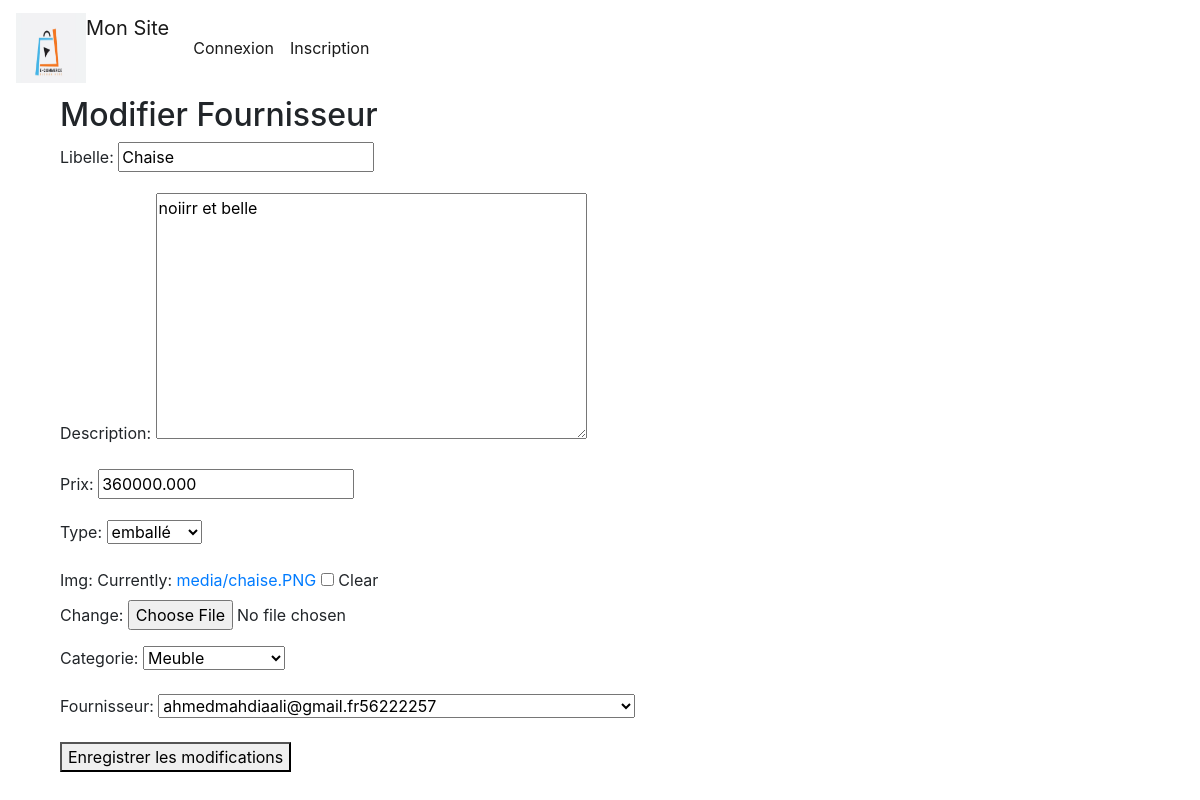
Screenshot of /magasin/produit/14/update/ with the database file from the repository.
### magasin/models.py (models this page shows, shortened)
class Produit(models.Model):
    TYPE_CHOICES=[('fr','Frais'), ('cs', 'Conserve'),('em', 'emballé')]
    libelle=models.CharField(max_length=255)
    description=models.TextField()
    prix=models.DecimalField(max_digits=10,decimal_places=3,default=0.000)
    type=models.CharField(max_length=2,choices= TYPE_CHOICES,default='em')
    Img=models.ImageField(blank=True, upload_to='media/')
    categorie = models.ForeignKey(Categorie, on_delete=models.CASCADE, null=True)
    fournisseur = models.ForeignKey(Fournisseur, on_delete=models.CASCADE, null=True)

### magasin/views.py (the view)
# urls.py: path('produit/<int:produit_id>/update/', views.update_produit, name='update_produit'),
def update_produit(request, produit_id):
    produit = get_object_or_404(Produit, id=produit_id)
    if request.method == 'POST':
        form = ProduitForm(request.POST, request.FILES, instance=produit)
        if form.is_valid():
            form.save()
            return redirect('index')  # Rediriger vers la vue de détail du produit
    else:
        form = ProduitForm(instance=produit)
    return render(request, 'magasin/update_produit.html', {'form': form, 'produit': produit})

### magasin/forms.py
class ProduitForm(ModelForm):
    class Meta :
     model = Produit
     fields = "__all__" #pour tous les champs de la table

### magasin/models.py (called while the page is built)
    def __str__(self):
      return self.name

    def __str__(self):
        return self.nom+''+ self.adresse+''+self.email+''+self.telephone

### magasin/templates/magasin/update_produit.html (shortened to what this page needs)
{% extends 'magasin/base.html' %}
{% block body %}
<div class="container">
    <h2>Modifier Fournisseur</h2>
    <form method="post" enctype="multipart/form-data">
        {{ form.as_p }}
        <button type="submit">Enregistrer les modifications</button>
    </form>
</div>
{% endblock %}

### magasin/static/css/base.css (style rules this page uses)
body { background-color: #f8f9fa; }
body { margin-top: 20px; background: #ddd; }

### rows the page displays
Produit: libelle "Chaise", description "noiirr et belle", prix "360000.000", type "emballé", categorie "Meuble", fournisseur "ahmedmahdiaali@gmail.fr56222257"
